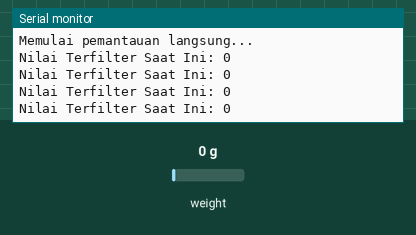
The sketch below on a simulated Arduino Uno, built with avr-gcc and run on an emulated ATmega328P. Parts: the last lines printed to the serial monitor. Inputs (shaded band) come from the test bench; at power-on: weight on the scale 0 g.

Above: at 1.2 s.
1.3 s: weight on the scale set to 100 g
At 1.51 s:
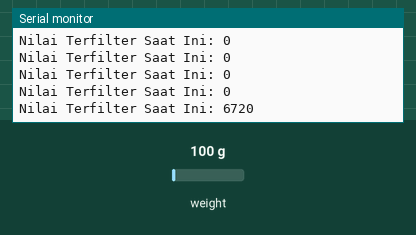
2.8 s: weight on the scale set to 1250 g
At 3.02 s:
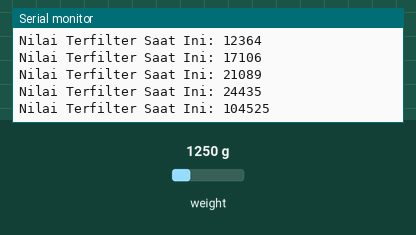
Timing chart, 0 to 5.8 s (numbered marks = the images above; inputs shaded):
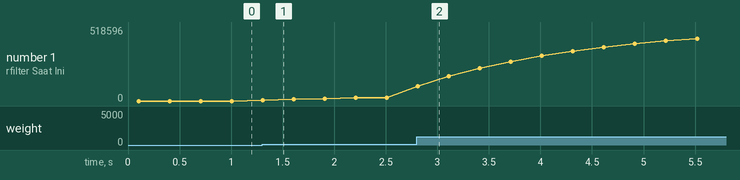

The sketch:

Asisten_Kalibrasi_Cerdas.ino
```cpp
#include "HX711.h"

HX711 scale;

// --- Kelas Filter EMA ---
class EMAFilter {
private:
  float alpha, last_ema;
  bool has_run;
public:
  EMAFilter(float a)
    : alpha(a), last_ema(0.0f), has_run(false) {}
  float filter(float val) {
    if (!has_run) {
      last_ema = val;
      has_run = true;
    }
    last_ema = (alpha * val) + ((1.0 - alpha) * last_ema);
    return last_ema;
  }
};

// --- Konfigurasi ---
EMAFilter raw_filter(0.16);  // Alpha yang telah Anda tuning
const int JUMLAH_TITIK_KALIBRASI = 8;
int jumlah_obat_kalibrasi[JUMLAH_TITIK_KALIBRASI] = { 0, 1, 2, 5, 10, 15, 20, 25 };
const float BERAT_SATU_OBAT = 1.55f;

// --- Variabel State untuk Asisten ---
enum CalState { STATE_INSTRUCT,
                STATE_STABILIZING,
                STATE_CONFIRM };
CalState currentState = STATE_INSTRUCT;
int current_step = 0;
long detected_stable_value = 0;

// --- Parameter untuk Deteksi Stabilitas ---
const int STABILITY_SAMPLES = 20;      // Butuh 20 sampel stabil berturut-turut
const long STABILITY_TOLERANCE = 100;  // Toleransi getaran maksimum
long stability_buffer[STABILITY_SAMPLES];
int stability_counter = 0;

// --- Variabel Hasil Akhir ---
float final_calibration_weights[JUMLAH_TITIK_KALIBRASI];
long final_calibration_raws[JUMLAH_TITIK_KALIBRASI];

void setup() {
  Serial.begin(115200);
  scale.begin(13, 14);
  Serial.println("--- Asisten Kalibrasi Cerdas ---");
}

void loop() {
  switch (currentState) {
    case STATE_INSTRUCT:
      // Memberi instruksi kepada pengguna
      final_calibration_weights[current_step] = jumlah_obat_kalibrasi[current_step] * BERAT_SATU_OBAT;
      Serial.print("\nLangkah ");
      Serial.print(current_step + 1);
      Serial.print("/");
      Serial.print(JUMLAH_TITIK_KALIBRASI);
      Serial.print(": Letakkan total ");
      Serial.print(jumlah_obat_kalibrasi[current_step]);
      Serial.print(" buah obat (target: ");
      Serial.print(final_calibration_weights[current_step], 2);
      Serial.println("g).");
      Serial.println("Memulai pemantauan langsung...");
      stability_counter = 0;  // Reset penghitung stabilitas
      currentState = STATE_STABILIZING;
      break;

    case STATE_STABILIZING:
      // Menampilkan data langsung dan mendeteksi stabilitas
      if (scale.is_ready()) {
        long raw_value = scale.read();
        float filtered_raw = raw_filter.filter(raw_value);

        Serial.print("Nilai Terfilter Saat Ini: ");
        Serial.println(long(filtered_raw));

        // Cek stabilitas
        long min_val = filtered_raw;
        long max_val = filtered_raw;
        for (int i = 0; i < STABILITY_SAMPLES - 1; i++) {
          stability_buffer[i] = stability_buffer[i + 1];
          if (stability_buffer[i] < min_val) min_val = stability_buffer[i];
          if (stability_buffer[i] > max_val) max_val = stability_buffer[i];
        }
        stability_buffer[STABILITY_SAMPLES - 1] = filtered_raw;

        if ((max_val - min_val) < STABILITY_TOLERANCE) {
          stability_counter++;
        } else {
          stability_counter = 0;  // Reset jika ada gejolak
        }

        if (stability_counter >= STABILITY_SAMPLES) {
          detected_stable_value = filtered_raw;
          Serial.print("\n==> Nilai stabil terdeteksi: ");
          Serial.println(detected_stable_value);
          Serial.print("    Simpan nilai ini untuk ");
          Serial.print(final_calibration_weights[current_step], 2);
          Serial.print("g? (y/n): ");
          currentState = STATE_CONFIRM;
        }
      }
      delay(200);
      break;

    case STATE_CONFIRM:
      // Menunggu konfirmasi dari pengguna
      if (Serial.available() > 0) {
        char input = Serial.read();
        while (Serial.available() > 0) Serial.read();  // Bersihkan buffer

        if (input == 'y' || input == 'Y') {
          Serial.println("\nNilai tersimpan.");
          final_calibration_raws[current_step] = detected_stable_value;
          current_step++;
          if (current_step >= JUMLAH_TITIK_KALIBRASI) {
            // Semua langkah selesai
            Serial.println("\n--- KALIBRASI SELESAI ---");
            Serial.println("Tabel kalibrasi akhir Anda:");
            for (int i = 0; i < JUMLAH_TITIK_KALIBRASI; i++) {
              Serial.print(final_calibration_weights[i], 2);
              Serial.print("g\t\t->\t");
              Serial.println(final_calibration_raws[i]);
            }
            while (1)
              ;  // Hentikan program
          } else {
            currentState = STATE_INSTRUCT;
          }
        } else if (input == 'n' || input == 'N') {
          Serial.println("\nNilai dibuang. Mengulang pemantauan...");
          currentState = STATE_STABILIZING;
        }
      }
      break;
  }
}
```

Measured:
- after the input at 1.3 s, the serial monitor: prints a new line at once (image 1)
- after the input at 2.8 s, the serial monitor: prints a new line at once (image 2)
- plotted number 1: 0 → 24435 after the input at 1.3 s, 24435 → 518596 after the input at 2.8 s
